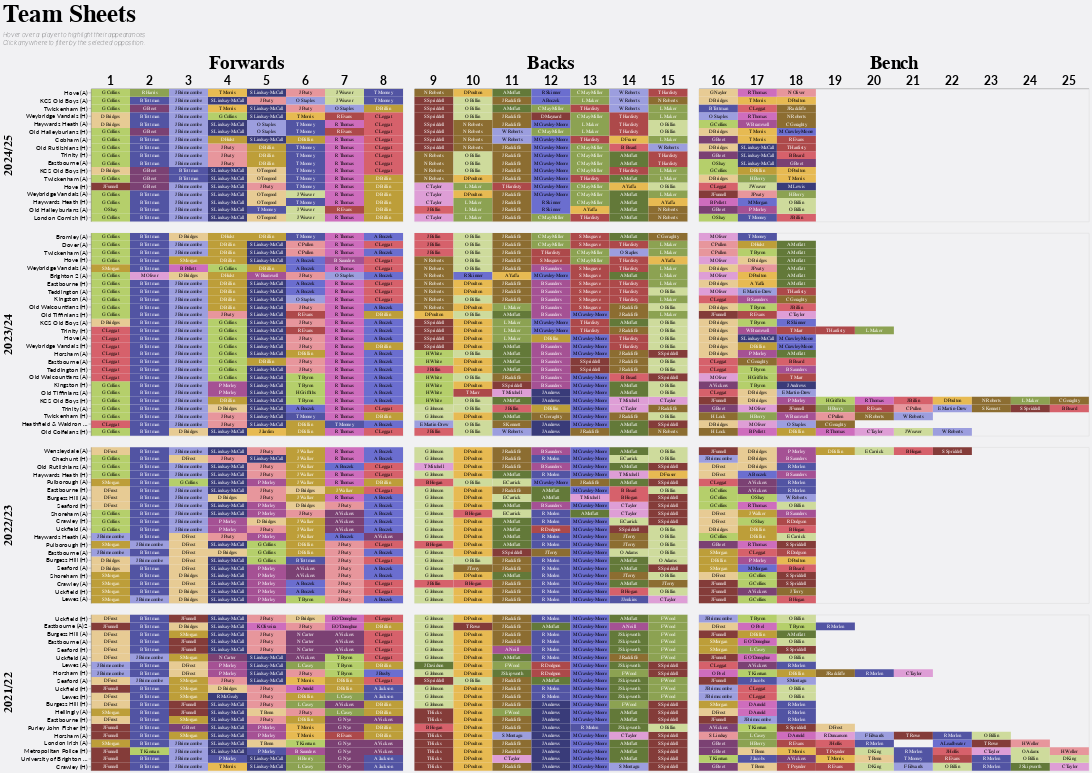

Here is the notebook cell this chart was saved with:
### Markdown cell above
### Season Summaries

### Code cell
seasons = [
    "2021/22", 
    "2022/23", 
    "2023/24", 
    "2024/25"
]

# # Lineouts
# for season in seasons:
#     lineout_chart(1, season, df=lineouts_df, file=f"Charts/{season.replace('/','-')}/1s-lineouts.html")
#     if season != "2021/22":
#         lineout_chart(2, season, df=lineouts_df, file=f"Charts/{season.replace('/','-')}/2s-lineouts.html")

# Trends
team_sheets_chart(df=players_df, file="Charts/team-sheets.html")
# plot_games_by_player(df=players_df, file="Charts/appearances.html")
# plot_starts_by_position(df=players_df, file="Charts/positions.html")
# captains_chart(df=game_df, file="Charts/captains.html")
# card_chart(df=pitchero_df, file="Charts/cards.html")
# points_scorers_chart(df=pitchero_df, file="Charts/points.html")
# results_chart(df=game_df, file="Charts/results.html")
# set_piece_h2h_chart(df=set_piece_df, file="Charts/set-piece.html")

# # Video stats
# game_stats_charts(df=analysis, file="Charts/game-stats.html")

### Figure 1 — Vega-Lite specification as saved in the notebook (floating-point values rounded to 4 significant figures; data arrays with more than 128 entries replaced by an {"elided": "..."} marker saying what was removed)
{"config": {"axis": {"labelFont": "Lato, sans-serif", "titleFont": "PT Sans Narrow, Helvetica Neue, Helvetica, Arial, sans-serif", "labelFontSize": 13, "titleFontSize": 24, "gridColor": "#202947", "gridOpacity": 0.2}, "header": {"labelFont": "PT Sans Narrow, Helvetica Neue, Helvetica, Arial, sans-serif", "titleFont": "PT Sans Narrow, Helvetica Neue, Helvetica, Arial, sans-serif", "labelFontSize": 24, "titleFontSize": 28, "labelFontWeight": "bold", "orient": "left"}, "legend": {"labelFont": "Lato, sans-serif", "titleFont": "PT Sans Narrow, Helvetica Neue, Helvetica, Arial, sans-serif", "labelFontSize": 14, "titleFontSize": 16, "titlePadding": 5, "fillColor": "white", "strokeColor": "black", "padding": 10, "titleFontWeight": "lighter", "titleFontStyle": "italic", "titleColor": "gray", "offset": 10}, "title": {"font": "PT Sans Narrow, Helvetica Neue, Helvetica, Arial, sans-serif", "fontSize": 48, "fontWeight": "bold", "anchor": "start", "align": "center", "titlePadding": 20, "subtitlePadding": 10, "subtitleFontWeight": "lighter", "subtitleFontSize": 12, "subtitleColor": "", "subtitleFontStyle": "italic", "offset": 15, "color": "black"}, "axisX": {"labelAngle": 0}, "facet": {"title": null, "header": null, "align": {"row": "each", "column": "each"}}, "resolve": {"scale": {"y": "independent", "facet": "independent"}}, "background": "#20294710"}, "hconcat": [{"facet": {"row": {"field": "Season", "header": {"title": null}, "sort": "descending", "type": "nominal"}}, "spec": {"layer": [{"mark": {"type": "rect"}, "encoding": {"color": {"field": "Player", "legend": null, "scale": {"domain": {"elided": "190 str values"}, "scheme": "category20b"}, "type": "nominal"}, "opacity": {"condition": {"param": "Player", "value": 1}, "value": 0.5}, "stroke": {"condition": {"param": "Player", "value": "black", "empty": false}, "value": null}, "x": {"axis": {"labelFontSize": 24, "labelFontStyle": "bold", "orient": "top", "ticks": false, "title": "Forwards", "titleFontSize": 36}, "field": "Number", "type": "nominal"}, "y": {"axis": {"labelFontSize": 12, "labelLimit": 130, "orient": "left", "title": null}, "field": "GameID", "sort": {"field": "game_sort", "order": "descending"}, "type": "ordinal"}}, "name": "view_1", "transform": [{"filter": "datum.PositionType == 'Forwards'"}]}, {"mark": {"type": "text", "baseline": "middle", "fontSize": 9}, "encoding": {"color": {"field": "Player", "legend": null, "scale": {"domain": {"elided": "190 str values"}, "range": {"elided": "190 str values"}}, "type": "nominal"}, "opacity": {"condition": {"param": "Player", "value": 1}, "value": 0.5}, "text": {"field": "P", "type": "nominal"}, "x": {"axis": {"labelFontSize": 24, "labelFontStyle": "bold", "orient": "top", "ticks": false, "title": "Forwards", "titleFontSize": 36}, "field": "Number", "type": "nominal"}, "y": {"axis": {"labelFontSize": 12, "labelLimit": 130, "orient": "left", "title": null}, "field": "GameID", "sort": {"field": "game_sort", "order": "descending"}, "type": "ordinal"}}, "transform": [{"filter": "datum.PositionType == 'Forwards'"}]}], "height": {"step": 15}, "resolve": {"scale": {"color": "independent", "y": "shared"}}, "width": {"step": 75}}, "align": "each", "resolve": {"scale": {"color": "shared", "x": "shared", "y": "independent"}}, "spacing": 20}, {"facet": {"row": {"field": "Season", "header": null, "sort": "descending", "type": "nominal"}}, "spec": {"layer": [{"mark": {"type": "rect"}, "encoding": {"color": {"field": "Player", "legend": null, "scale": {"domain": {"elided": "190 str values"}, "scheme": "category20b"}, "type": "nominal"}, "opacity": {"condition": {"param": "Player", "value": 1}, "value": 0.5}, "stroke": {"condition": {"param": "Player", "value": "black", "empty": false}, "value": null}, "x": {"axis": {"labelFontSize": 24, "labelFontStyle": "bold", "orient": "top", "ticks": false, "title": "Backs", "titleFontSize": 36}, "field": "Number", "type": "nominal"}, "y": {"axis": null, "field": "GameID", "sort": {"field": "game_sort", "order": "descending"}, "type": "ordinal"}}, "name": "view_2", "transform": [{"filter": "datum.PositionType == 'Backs'"}]}, {"mark": {"type": "text", "baseline": "middle", "fontSize": 9}, "encoding": {"color": {"field": "Player", "legend": null, "scale": {"domain": {"elided": "190 str values"}, "range": {"elided": "190 str values"}}, "type": "nominal"}, "opacity": {"condition": {"param": "Player", "value": 1}, "value": 0.5}, "text": {"field": "P", "type": "nominal"}, "x": {"axis": {"labelFontSize": 24, "labelFontStyle": "bold", "orient": "top", "ticks": false, "title": "Backs", "titleFontSize": 36}, "field": "Number", "type": "nominal"}, "y": {"axis": null, "field": "GameID", "sort": {"field": "game_sort", "order": "descending"}, "type": "ordinal"}}, "transform": [{"filter": "datum.PositionType == 'Backs'"}]}], "height": {"step": 15}, "resolve": {"scale": {"color": "independent", "y": "shared"}}, "width": {"step": 75}}, "align": "each", "resolve": {"scale": {"color": "shared", "x": "shared", "y": "independent"}}, "spacing": 20}, {"facet": {"row": {"field": "Season", "header": null, "sort": "descending", "type": "nominal"}}, "spec": {"layer": [{"mark": {"type": "rect"}, "encoding": {"color": {"field": "Player", "legend": null, "scale": {"domain": {"elided": "190 str values"}, "scheme": "category20b"}, "type": "nominal"}, "opacity": {"condition": {"param": "Player", "value": 1}, "value": 0.5}, "stroke": {"condition": {"param": "Player", "value": "black", "empty": false}, "value": null}, "x": {"axis": {"labelFontSize": 24, "labelFontStyle": "bold", "orient": "top", "ticks": false, "title": "Bench", "titleFontSize": 36}, "field": "Number", "type": "nominal"}, "y": {"axis": null, "field": "GameID", "sort": {"field": "game_sort", "order": "descending"}, "type": "ordinal"}}, "name": "view_3", "transform": [{"filter": "datum.PositionType == 'Bench'"}]}, {"mark": {"type": "text", "baseline": "middle", "fontSize": 9}, "encoding": {"color": {"field": "Player", "legend": null, "scale": {"domain": {"elided": "190 str values"}, "range": {"elided": "190 str values"}}, "type": "nominal"}, "opacity": {"condition": {"param": "Player", "value": 1}, "value": 0.5}, "text": {"field": "P", "type": "nominal"}, "x": {"axis": {"labelFontSize": 24, "labelFontStyle": "bold", "orient": "top", "ticks": false, "title": "Bench", "titleFontSize": 36}, "field": "Number", "type": "nominal"}, "y": {"axis": null, "field": "GameID", "sort": {"field": "game_sort", "order": "descending"}, "type": "ordinal"}}, "transform": [{"filter": "datum.PositionType == 'Bench'"}]}], "height": {"step": 15}, "resolve": {"scale": {"color": "independent", "y": "shared"}}, "width": {"step": 75}}, "align": "each", "resolve": {"scale": {"color": "shared", "x": "shared", "y": "independent"}}, "spacing": 20}], "data": {"name": "data-324f86358db52023852e1d943d94b998"}, "params": [{"name": "param_5", "bind": {"input": "radio", "options": ["1st", "2nd"], "name": "Squad"}, "value": "1st"}, {"name": "param_6", "bind": {"input": "radio", "options": ["2021/22", "2022/23", "2023/24", "2024/25", "All"], "name": "Season"}, "value": "All"}, {"name": "Player", "select": {"type": "point", "clear": "mouseout", "fields": ["Player"], "on": "mouseover"}, "views": ["view_1", "view_2", "view_3"]}, {"name": "Opposition", "select": {"type": "point", "fields": ["Opposition"], "on": "click"}, "views": ["view_1", "view_2", "view_3"]}], "title": {"text": "Team Sheets", "subtitle": ["Hover over a player to highlight their appearances", "Click anywhere to filter by the selected opposition."]}, "transform": [{"filter": "datum.Season == param_6 | param_6 == 'All'"}, {"filter": "datum.Squad == param_5 | param_5 == 'Total'"}, {"filter": {"param": "Opposition"}}], "$schema": "https://vega.github.io/schema/vega-lite/v5.17.0.json", "datasets": {"data-324f86358db52023852e1d943d94b998": {"elided": "2791 records"}}}
